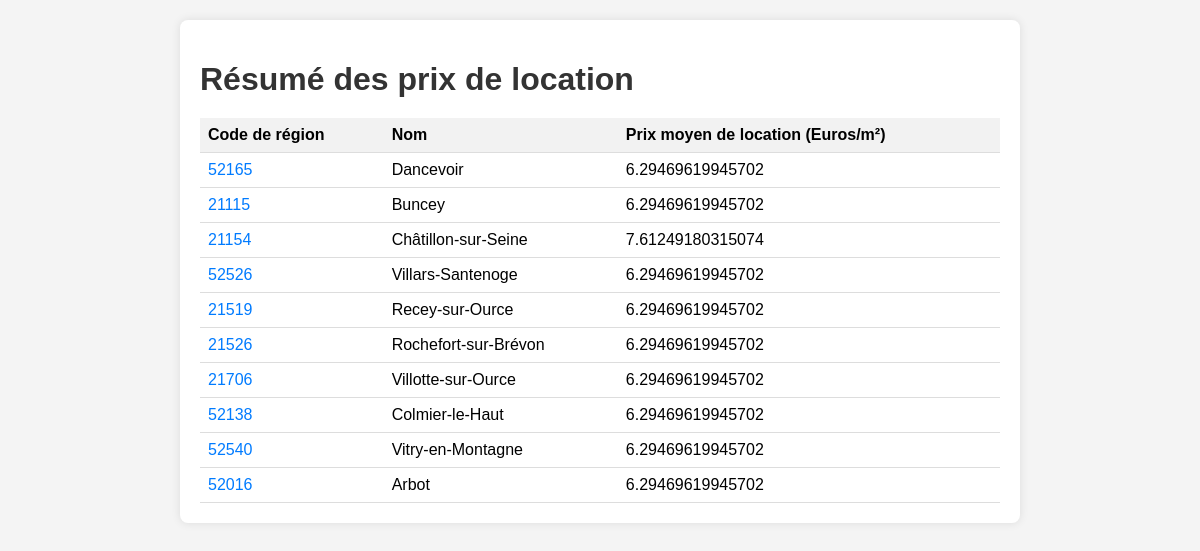
The page /rental-prices/overview on the database its author committed.
### app.py (models this page shows, shortened)
class Rental(db.Model):
    id = db.Column(db.Integer, primary_key=True)
    INSEE_C = db.Column(db.String(20), unique=True, nullable=False)
    LIBGEO = db.Column(db.String(100), nullable=False)
    loypredm2 = db.Column(db.Float, nullable=False)
    lwr_IPm2 = db.Column(db.Float, nullable=False)
    upr_IPm2 = db.Column(db.Float, nullable=False)

### app.py (the view)
@app.route('/rental-prices/overview')
def overview():
    page = request.args.get('page', 1, type=int)
    per_page = 10
    rentals = Rental.query.paginate(page=page, per_page=per_page, error_out=False)
    return render_template('overview-fr.html', rentals=rentals.items)

### templates/overview-fr.html (shortened to what this page needs)
<!DOCTYPE html>
<html lang="en">
<head>
</head>
<body>
    <div class="container">
        <h1>Résumé des prix de location</h1>
        <table>
            <thead>
                <tr>
                    <th>Code de région</th>
                    <th>Nom</th>
                    <th>Prix moyen de location (Euros/m²)</th>
                </tr>
            </thead>
            <tbody>
                {% for rental in rentals %}
                <tr>
                    <td><a href="{{ url_for('detail', insee_c=rental.INSEE_C) }}">{{ rental.INSEE_C }}</a></td>
                    <td>{{ rental.LIBGEO }}</td>
                    <td>{{ rental.loypredm2 }}</td>
                </tr>
                {% endfor %}
            </tbody>
        </table>
    </div>
</body>
</html>

### templates/overview-fr.html (style rules this page uses)
body { font-family: Arial, sans-serif; margin: 0; padding: 0; background-color: #f4f4f4; }
.container { max-width: 800px; margin: 20px auto; padding: 20px; background-color: #fff; border-radius: 8px; box-shadow: 0 0 10px rgba(0, 0, 0, 0.1); }
h1 { color: #333; margin-bottom: 20px; }
table { width: 100%; border-collapse: collapse; }
th, td { padding: 8px; text-align: left; border-bottom: 1px solid #ddd; }
th { background-color: #f2f2f2; }
a { color: #007bff; text-decoration: none; }

### rows shown on the page
Rental: INSEE_C "52165", LIBGEO "Dancevoir", loypredm2 "6.29469619945702"
Rental: INSEE_C "21115", LIBGEO "Buncey", loypredm2 "6.29469619945702"
Rental: INSEE_C "21154", LIBGEO "Châtillon-sur-Seine", loypredm2 "7.61249180315074"
Rental: INSEE_C "52526", LIBGEO "Villars-Santenoge", loypredm2 "6.29469619945702"
Rental: INSEE_C "21519", LIBGEO "Recey-sur-Ource", loypredm2 "6.29469619945702"
Rental: INSEE_C "21526", LIBGEO "Rochefort-sur-Brévon", loypredm2 "6.29469619945702"
Rental: INSEE_C "21706", LIBGEO "Villotte-sur-Ource", loypredm2 "6.29469619945702"
Rental: INSEE_C "52138", LIBGEO "Colmier-le-Haut", loypredm2 "6.29469619945702"
Rental: INSEE_C "52540", LIBGEO "Vitry-en-Montagne", loypredm2 "6.29469619945702"
Rental: INSEE_C "52016", LIBGEO "Arbot", loypredm2 "6.29469619945702"
